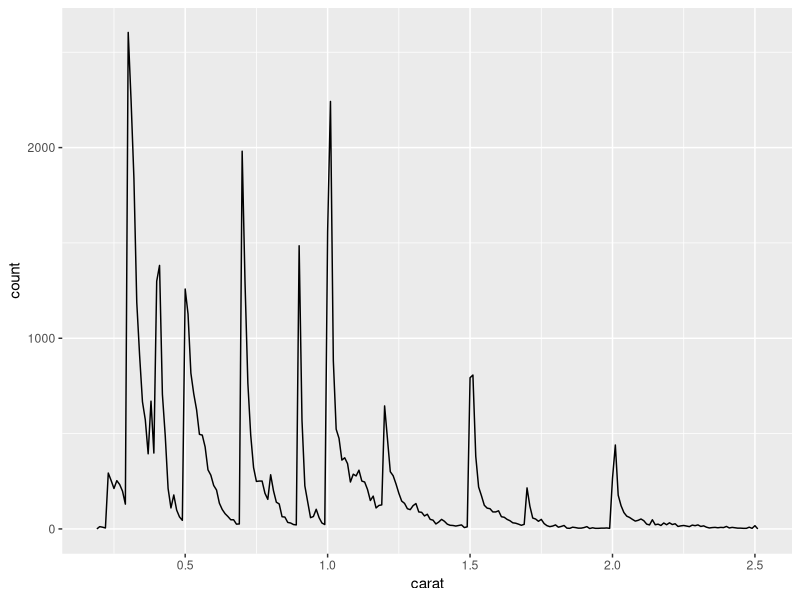
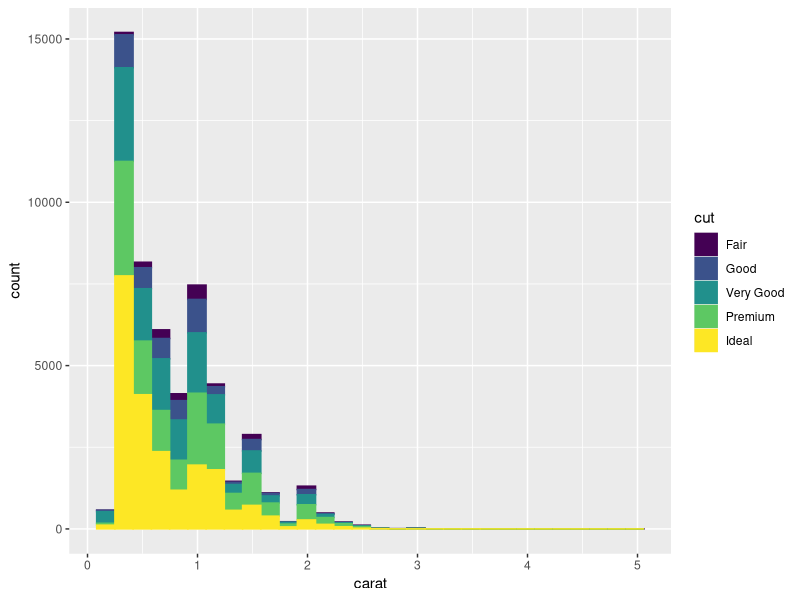
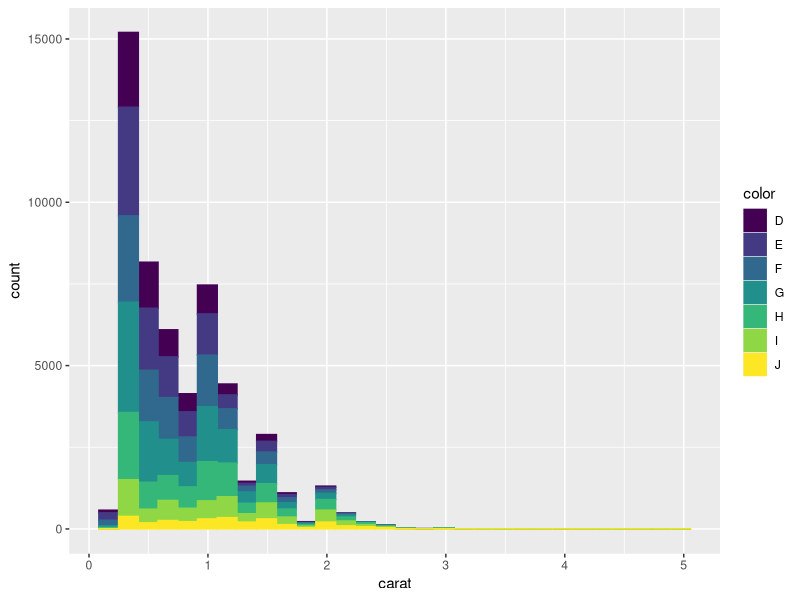
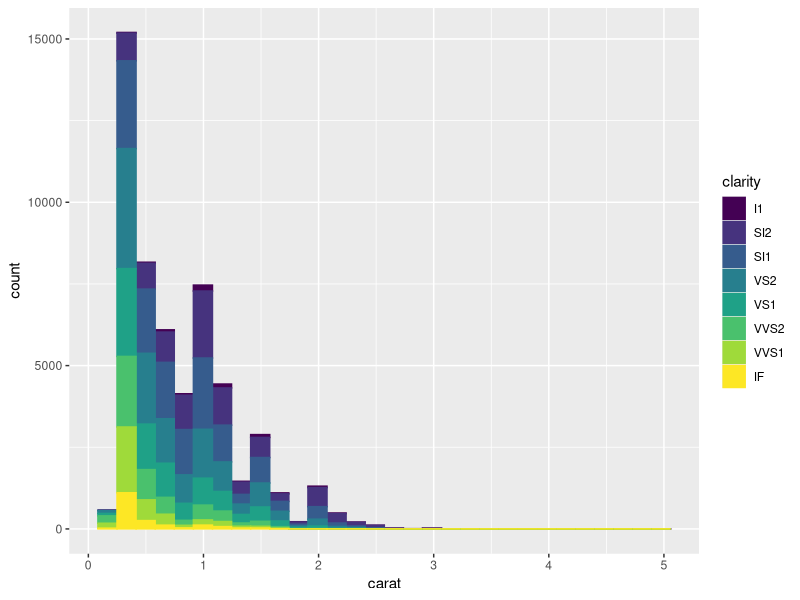

These figures' R source, in order:
## ---- chunk 1
library(ggplot2)
library(dplyr)

smaller <- diamonds %>% 
  filter(carat <= 2.5)
## ---- chunk 2
smaller %>% 
  ggplot(aes(carat)) + 
  geom_freqpoly(binwidth = 0.01)
## ---- chunk 3
knitr::opts_chunk$set(
  echo = FALSE
)
## ---- chunk 4
diamonds |>
  ggplot(aes(x = carat, color = cut, fill = cut)) +
  geom_histogram(bins = 30)
## ---- chunk 5
diamonds |>
  ggplot(aes(x = carat, color = color, fill = color)) +
  geom_histogram(bins = 30)
## ---- chunk 6
diamonds |>
  ggplot(aes(x = carat, color = clarity, fill = clarity)) +
  geom_histogram(bins = 30)
